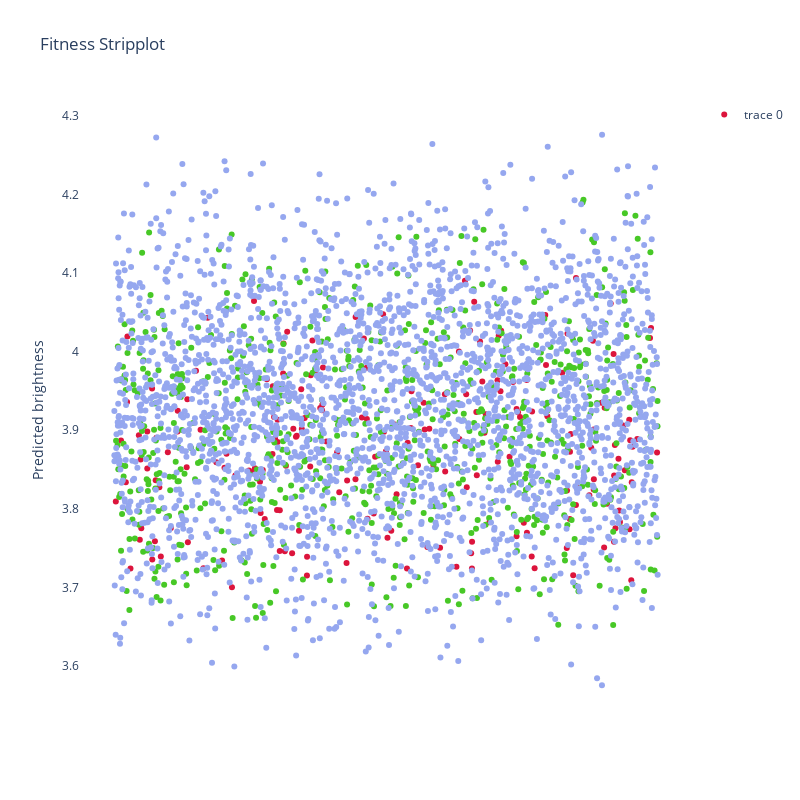

Write notebook code for a chart like this one.
### Code cell
import pandas as pd
import plotly.express as px
# Determine the color based on the count of ':' in 'aaMutations'
merged['color'] = merged['aaMutations_x'].apply(lambda x: 
    '#DC143C' if x.count(':') == 0 else
    '#DC143C' if x.count(':') == 1 else
    '#47c826' if x.count(':') == 2 else
    '#95a7ef' if x.count(':') == 3 else
    '#95a7ef' if x.count(':') == 4 else
    '#143cdc'  # For any other higher counts
)


df = merged
# Create the figure
fig = go.Figure()
jitter = np.random.uniform(0, 0.5, size=len(df))
# Add a scatter trace
fig.add_trace(go.Scatter(
    x=jitter,  # X-axis labels (all the same, resulting in one vertical line of points)
    y=df['Fitness'],
    mode='markers',
    text=df['aaMutations_x'],  # Hover text
    hoverinfo='text+y',
    marker=dict(
        color=df['color'],  # Use the color column for marker colors
        # size=6,  # Adjust marker size  # Marker border
    ),
    showlegend=True
))

# Update layout
fig.update_layout(title='Fitness Stripplot',
                  yaxis_title='Predicted brightness',
                  xaxis=dict(showgrid=False, zeroline=False, showticklabels=False),
                  
                    height=800,  # Set the height of the plot
                    width=800,
                  plot_bgcolor='white')
# Show the plot
fig.show()

### Figure 1 — Plotly figure (JSON) as saved in the notebook; plotly's stock layout.template omitted (floating-point values rounded to 4 significant figures; data arrays with more than 128 entries replaced by an {"elided": "..."} marker saying what was removed)
{"data": [{"hoverinfo": "text+y", "marker": {"color": {"elided": "3499 str values"}}, "mode": "markers", "showlegend": true, "text": {"elided": "3499 str values"}, "type": "scatter", "x": {"elided": "3499 float values"}, "y": {"elided": "3499 float values"}}], "layout": {"height": 800, "plot_bgcolor": "white", "title": {"text": "Fitness Stripplot"}, "width": 800, "xaxis": {"showgrid": false, "showticklabels": false, "zeroline": false}, "yaxis": {"title": {"text": "Predicted brightness"}}}}
